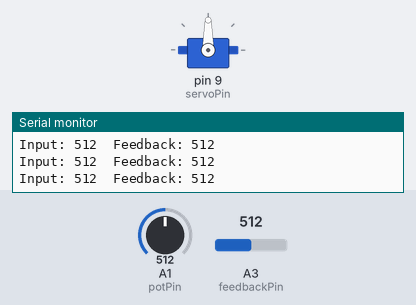
The sketch below on a simulated Arduino Uno, built with avr-gcc and run on an emulated ATmega328P. On the bench: servo, the last lines printed to the serial monitor. Inputs (shaded band) come from the test bench; at power-on: A1 (potPin) = 512, A3 (feedbackPin) = 512.

Above: at 1.2 s.
1.3 s: A1 (potPin) set to 716
At 2.0 s:
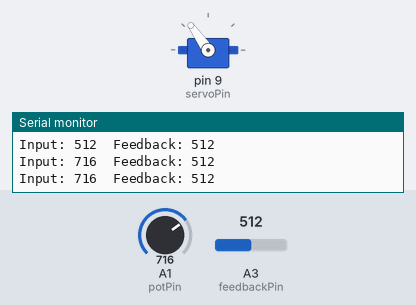
2.8 s: A1 (potPin) set to 900
At 3.1 s:
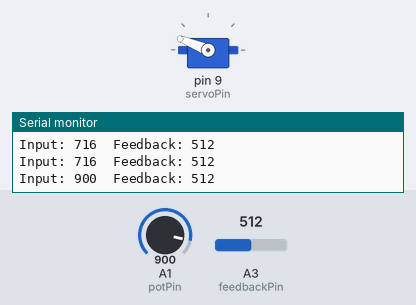
4.3 s: A1 (potPin) set to 985
At 5.5 s:
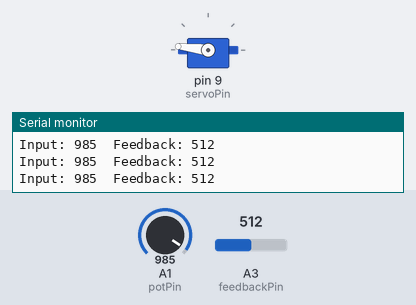
5.8 s: A1 (potPin) set to 1008
At 6.6 s:
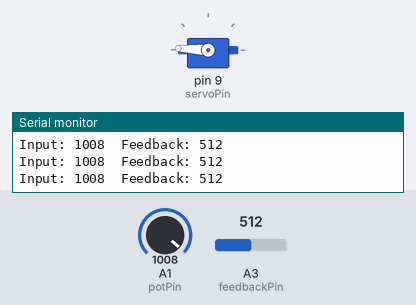
8.8 s: A1 (potPin) set to 110
At 10.0 s:
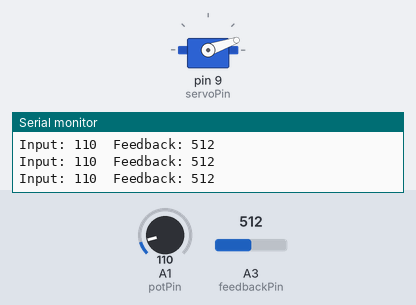
10.3 s: A1 (potPin) set to 89
At 11.2 s:
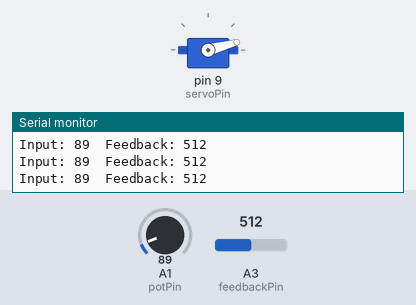
Timing chart, 0 to 12.8 s (numbered marks = the images above; inputs shaded):
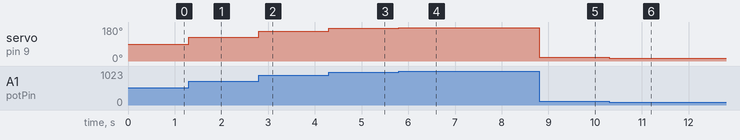

Measured:
- after the input at 1.3 s, servo on pin 9 (servoPin): 90° → 125° at once
- after the input at 2.8 s, servo on pin 9 (servoPin): 125° → 158° at once
- after the input at 4.3 s, servo on pin 9 (servoPin): 158° → 173° at once
- after the input at 5.8 s, servo on pin 9 (servoPin): 173° → 177° at once
- after the input at 8.8 s, servo on pin 9 (servoPin): 177° → 19° at once
- after the input at 10.3 s, servo on pin 9 (servoPin): 19° → 15° at once

The sketch:

Servo_Health_Check.ino
```cpp
#include <Servo.h>

#define DELAY 250
#define FEEDBACK_THRESHOLD 3
#define GARBAGE_THRESHOLD 50
#define GARBAGE_LIMIT 4

Servo myServo;
int potPin = A1;
int servoPin = 9;
int feedbackPin = A3;

unsigned long now = 0;
unsigned long then = 0;

int OldInput = 0;
int NewInput = 0;
int Error = 0;

int OldFeedback = 0;
int NewFeedback = 0;

int stableErrorCount = 0;     // Stuck error
int garbageErrorCount = 0;    // Garbage feedback error

int stableErrorLimit = 4;     // How many times before declaring error

void setup() {
  Serial.begin(9600);
  myServo.attach(servoPin);
  OldInput = analogRead(potPin);
  OldFeedback = analogRead(feedbackPin);
}

void loop() {
  int potValue = analogRead(potPin);
  NewInput = potValue;
  int angle = map(potValue, 0, 1023, 0, 180);
  myServo.write(angle);

  NewFeedback = analogRead(feedbackPin);

  now = millis();
  if (now - then > DELAY)
  {

    if (abs(NewInput - OldInput) > 10)
    {
      if (abs(NewFeedback - OldFeedback) < FEEDBACK_THRESHOLD)
      {
        stableErrorCount++;
        if (stableErrorCount >= stableErrorLimit)
          Error = 1;
      }
      else
        stableErrorCount = 0;
    }
    else
      stableErrorCount = 0;


    if (abs(NewInput - OldInput) < 10) // Input stable
    {
      if (abs(NewFeedback - OldFeedback) > GARBAGE_THRESHOLD)
      {
        garbageErrorCount++;
        if (garbageErrorCount >= GARBAGE_LIMIT)
          Error = 2;
      }
      else
        garbageErrorCount = 0;
    }
    else
      garbageErrorCount = 0;


    if (Error == 1)
      Serial.println("!!!!!!!!!!!!!!SERVO ERROR (Signal Cutoff)!!!!!!!!!!!!!");
    else if (Error == 2)
      Serial.println("!!!!!!!!!!!!!!SERVO ERROR (Power Cutoff)!!!!!!!!!!!!!");
    else
    {
      Serial.print("Input: ");
      Serial.print(NewInput);
      Serial.print("\tFeedback: ");
      Serial.println(NewFeedback);
    }

    OldInput = NewInput;
    OldFeedback = NewFeedback;
    then = now;
  }
}
```

lcd-i2c.ino
```cpp

```
